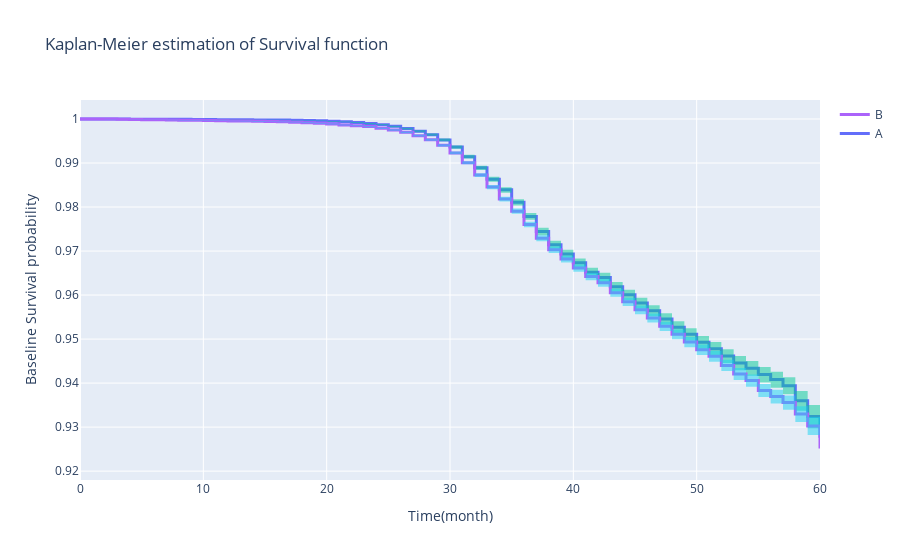

The notebook cell this image was saved under:
### Code cell
# Calculating the survival function for each subcategories to see if they look distinctive
fig_1 = go.Figure()

for item in Data['REtype_SF_orig_time'].sort_values().unique().tolist():
    data = Data[Data['REtype_SF_orig_time'] == item]

    kmf_Data = KaplanMeierFitter().fit(data['time'], data['status_time'])
    fig_1.add_trace(go.Scatter(
    x = kmf_Data.survival_function_.index, \
    y = kmf_Data.survival_function_['KM_estimate'],
    name = item,
    line = dict(shape = 'hv', width = 3,),
    showlegend = True))

    fig_1.add_trace(go.Scatter(
    x = kmf_Data.confidence_interval_.index, 
    y = kmf_Data.confidence_interval_['KM_estimate_upper_0.95'],
    line = dict(shape = 'hv', width = 0),
    showlegend = False,))

    fig_1.add_trace(go.Scatter(
    x = kmf_Data.confidence_interval_.index,
    y = kmf_Data.confidence_interval_['KM_estimate_lower_0.95'],
    line = dict(shape = 'hv', width = 0),
    fill = 'tonexty',
    showlegend = False))

fig_1.update_layout( xaxis_title = "Time(month)", yaxis_title = "Baseline Survival probability",\
                   title = 'Kaplan-Meier estimation of Survival function')

fig_1.show()
